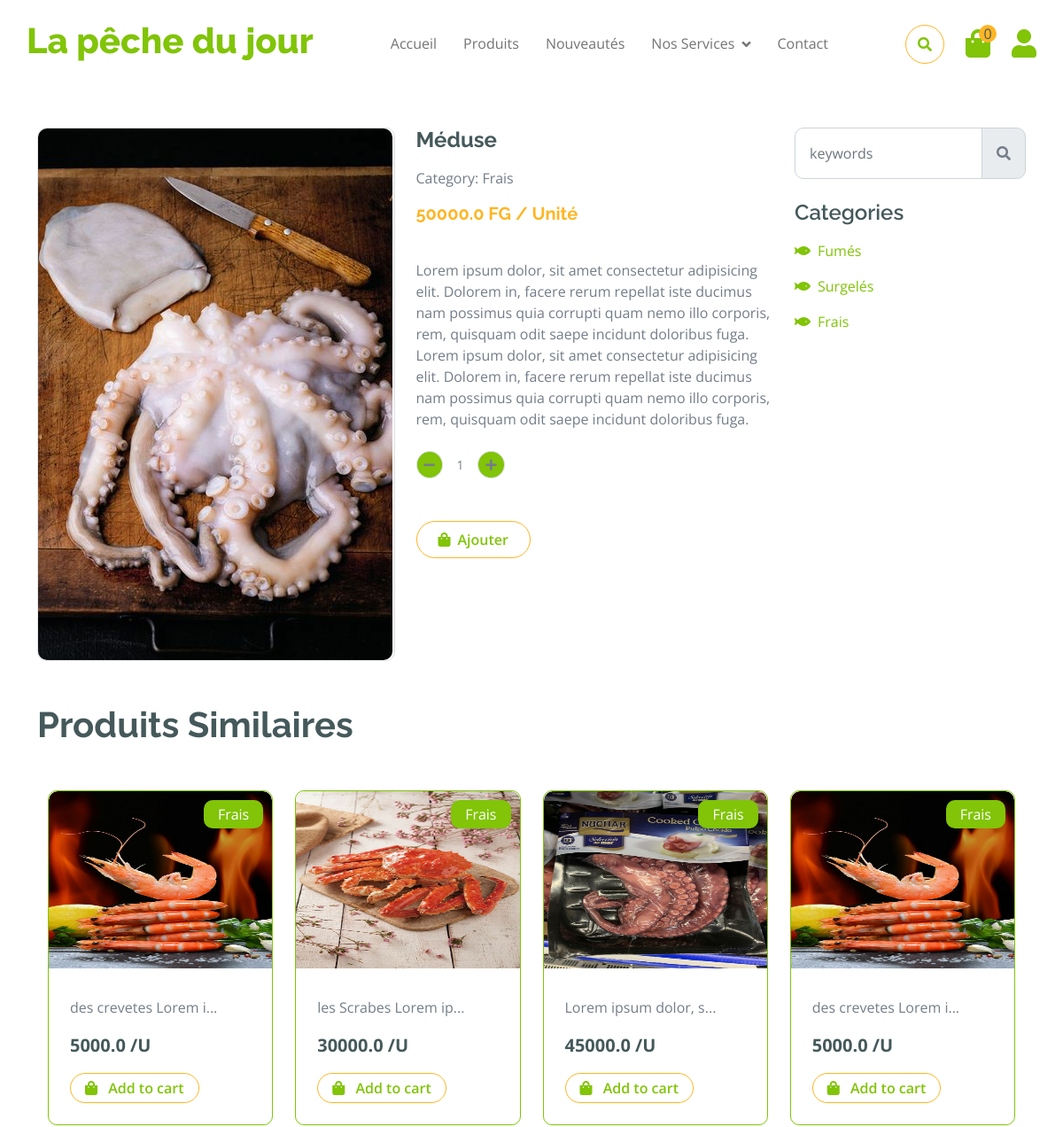
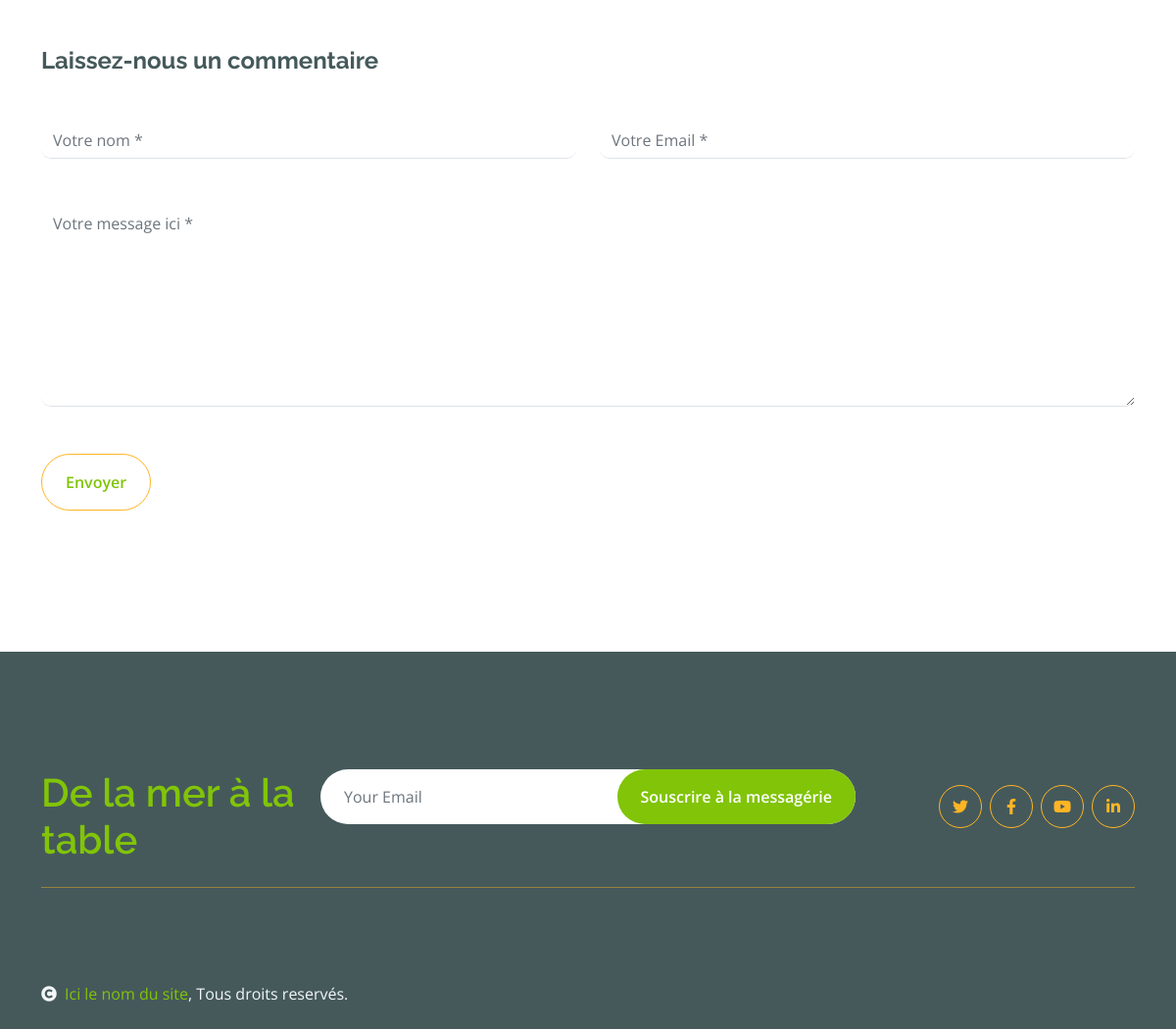
Screenshot of /detail_produit/meduse/ with the database file from the repository (2 pictures, top to bottom).
### ShopApp/models.py (models this page shows, shortened)
class Produit(models.Model):
    titre = models.CharField(max_length=100)
    prix = models.FloatField()
    description = models.TextField()
    categorie = models.ForeignKey(Categorie, on_delete=models.CASCADE, related_name="categorie")
    image = models.ImageField(upload_to="image_produits", blank=True)
    date_ajout = models.DateField(auto_now=True)
    slug = models.SlugField()

class Categorie(models.Model):
    nom = models.CharField(max_length=100)
    date_ajout = models.DateField(auto_now=True)
    slug = models.SlugField()
    class Meta:
        ordering =('-date_ajout',)

### ShopApp/views.py (the view)
# urls.py: path('detail_produit/<str:slug>/',detail_produit,name="detail_produit"),
def detail_produit(request,slug):
    produit = Produit.objects.get(slug=slug)
    related_produits = Produit.objects.filter(categorie=produit.categorie).exclude(id=produit.id)
    toutes_categorie = Categorie.objects.all()
    context = {
        "produit":produit,
        "related_produit":related_produits,
        "categories":toutes_categorie,
    }
    return render(request,"details/index.html",context)

### ShopApp/templates/details/index.html (shortened to what this page needs)
{% extends "base.html" %}
        {% block content_page %}
            <div class="container-fluid py-5 mt-5">
                <div class="container py-5">
                    <div class="row g-4 mb-5">
                        <div class="col-lg-8 col-xl-9">
                            <div class="row g-4">
                                <div class="col-lg-6">
                                    <div class="border rounded">
                                        <a href="#">
                                            <img  src="{{produit.image.url}}" class="img-fluid rounded" alt="{{produit.nom}}">
                                        </a>
                                    </div>
                                </div>
                                <div class="col-lg-6">
                                    <h4 class="fw-bold mb-3" id="n{{produit.id}}">{{produit.titre}}</h4>
                                    <p class="mb-3">Category: {{produit.categorie.nom}}</p>
                                    <h5 class="fw-bold mb-3 text-secondary">{{produit.prix}} FG / Unité</h5>
                                    <p class="mb-4">{{produit.description}}</p>
                                    <div class="input-group quantity mb-5" style="width: 100px;">
                                        <div class="input-group-btn">
                                            <button class="btn btn-sm btn-minus rounded-circle bg-primary border" >
                                                <i class="fa fa-minus"></i>
                                            </button>
                                        </div>
                                        <input id="valeur" type="text" class="form-control form-control-sm text-center border-0" value="1">
                                        <div class="input-group-btn">
                                            <button class="btn btn-sm btn-plus rounded-circle bg-primary border">
                                                <i class="fa fa-plus"></i>
                                            </button>
                                        </div>
                                    </div>
                                    <p id="{{produit.id}}" class="ajout btn border border-secondary rounded-pill px-4 py-2 mb-4 text-primary"><i class="fa fa-shopping-bag me-2 text-primary"></i>Ajouter</p>
                                </div>
                            </div>
                        </div>
                        <div class="col-lg-4 col-xl-3">
                            <div class="row g-4 fruite">
                                <div class="col-lg-12">
                                    <div class="input-group w-100 mx-auto d-flex mb-4">
                                        <input type="search" class="form-control p-3" placeholder="keywords" aria-describedby="search-icon-1">
                                        <span id="search-icon-1" class="input-group-text p-3"><i class="fa fa-search"></i></span>
                                    </div>
                                    <div class="mb-4">
                                        <h4>Categories</h4>
                                        <ul class="list-unstyled fruite-categorie">
                                        {% for categorie in categories %}
                                            <li>
                                                <div class="d-flex justify-content-between fruite-name">
                                                    <a href="#"><i class="fas fa-fish me-2"></i>{{categorie.nom}}</a>
                                                </div>
                                            </li>
                                        {% endfor %}
                                        </ul>
                                    </div>
                                </div>
                            </div>
                        </div>
                    </div>
                    <h1 class="fw-bold mb-0">Produits Similaires</h1>
                    <div class="vesitable container-fluid" >
                        <div class="owl-carousel vegetable-carousel justify-content-center">
                            {% for item in related_produit %}
                            <div class="border border-primary rounded position-relative vesitable-item">
                                <div class="vesitable-img">
                                    <img src="{{ item.image.url }}" class="img-fluid w-100 rounded-top" alt="{{ item.nom }}" style="height:200px">
                                </div>
                                <div class="text-white bg-primary px-3 py-1 rounded position-absolute" style="top: 10px; right: 10px;">{{ item.categorie.nom }}</div>
                                <div class="p-4 pb-0 rounded-bottom">
                                    <p class="product-description">{{ item.description }}</p>
                                    <div class="d-flex justify-content-between flex-lg-wrap">
                                        <p class="text-dark fs-5 fw-bold">{{ item.prix }} /U</p>
                                        <a href="{% url 'detail_produit' item.slug %}" class="btn border border-secondary rounded-pill px-3 py-1 mb-4 text-primary"><i class="fa fa-shopping-bag me-2 text-primary"></i> Add to cart</a>
                                    </div>
                                </div>
                            </div>
                            {% endfor %}
                        </div>
                    </div>
                    <form action="#">
                        <h4 class="mb-5 fw-bold">Laissez-nous un commentaire</h4>
                        <div class="row g-4">
                            <div class="col-lg-6">
                                <div class="border-bottom rounded">
                                    <input type="text" class="form-control border-0 me-4" placeholder="Votre nom *">
                                </div>
                            </div>
                            <div class="col-lg-6">
                                <div class="border-bottom rounded">
                                    <input type="email" class="form-control border-0" placeholder="Votre Email *">
                                </div>
                            </div>
                            <div class="col-lg-12">
                                <div class="border-bottom rounded my-4">
                                    <textarea name="" id="" class="form-control border-0" cols="30" rows="8" placeholder="Votre message ici *" spellcheck="false"></textarea>
                                </div>
                            </div>
                        </div>
                    </form>
                    <a href="#" class="btn border border-secondary text-primary rounded-pill px-4 py-3">Envoyer<a>
                </div>
            </div>
        {% endblock content_page %}

### ShopApp/static/css/style.css (style rules this page uses)
.btn { font-weight: 600; transition: .5s; }
.btn.border-secondary { transition: 0.5s; }
.fruite .fruite-categorie .fruite-name { line-height: 40px; }
.fruite .fruite-categorie .fruite-name a { transition: 0.5s; }
.vesitable .vesitable-item { height: 100%; transition: 0.5s; }
.vesitable .vesitable-item .vesitable-img { overflow: hidden; transition: 0.5s; border-radius: 10px 10px 0 0; }
.vesitable .vesitable-item .vesitable-img img { transition: 0.5s; }

### rows the page displays
Produit: image (picture), titre "Méduse", categorie.nom "Frais", prix "50000.0", description "Lorem ipsum dolor, sit amet consectetur adipisicing elit. Dolorem in, facere rerum repellat iste ducimus nam possimus quia corrupti quam nemo illo corporis, rem, quisquam odit saepe incidunt doloribus fuga. Lorem ipsum dolor, sit amet consectetur adipisicing elit. Dolorem in, facere rerum repellat iste ducimus nam possimus quia corrupti quam nemo illo corporis, rem, quisquam odit saepe incidunt doloribus fuga."
Categorie: nom "Fumés"
Categorie: nom "Surgelés"
Categorie: nom "Frais"
Produit: image (picture), categorie.nom "Frais", prix "5000.0"
Produit: image (picture), categorie.nom "Frais", prix "30000.0"
Produit: image (picture), categorie.nom "Frais", prix "45000.0"
